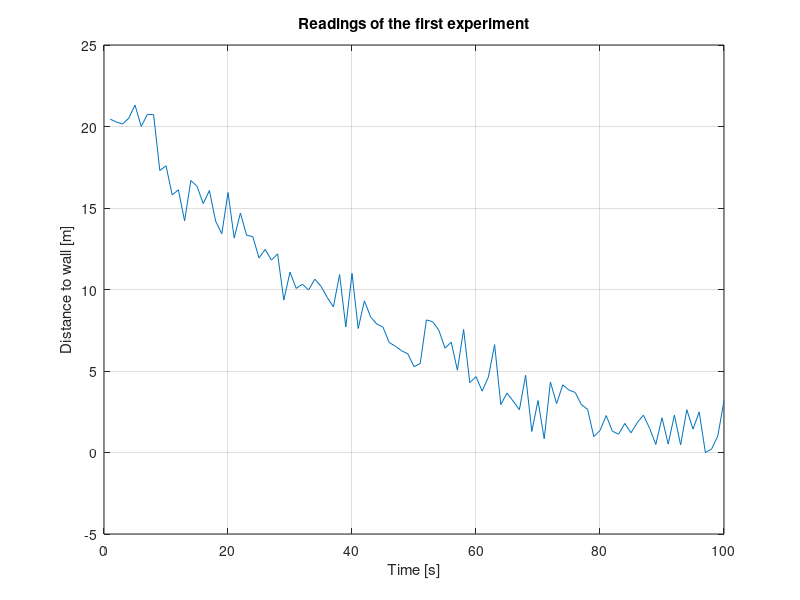
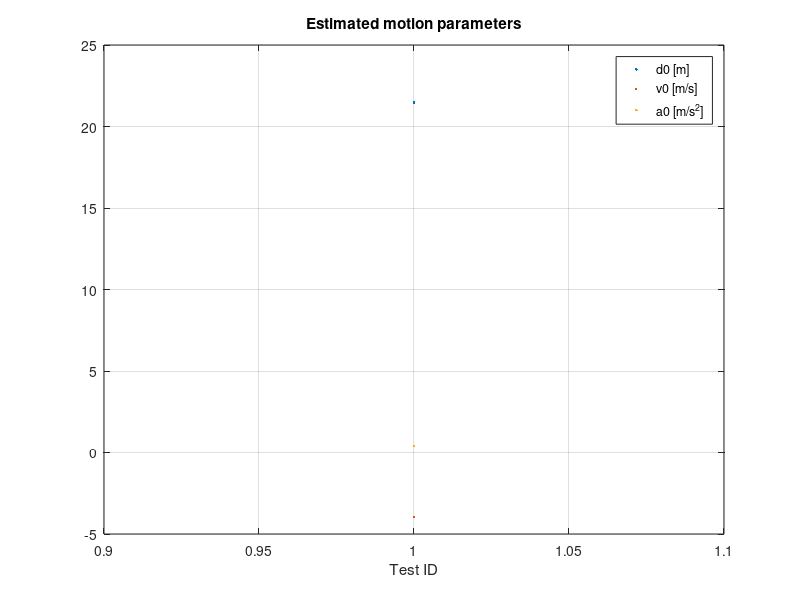
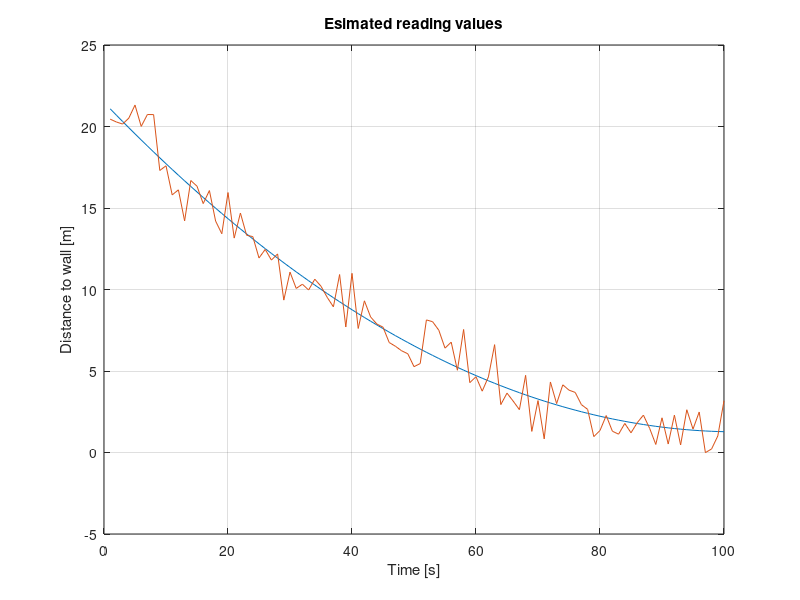

Reproduce these figures in MATLAB, in order. (Note: this script raises an error after producing the figures.)
clear
close all
clc

% Load given values
load('./test1.mat')

d=d(:,1);

% Plot given values
figure(1);
plot(d)
title('Readings of the first experiment'); grid on;
xlabel('Time [s]');ylabel('Distance to wall [m]')

% Rationale : 50 runs that gather 100 values each
% d = 100 X 50
% => G = 100 X 3
% => m =  3  X 50

m = 100; % 100 observations
n = 3; % 3 model parameters

% Create Ti, to insert in G
time = 0.1:0.1:10;

% Create matrix G
G = ones(size(d,1),3);
G(:,2) = time(:);
G(:,3) = (time(:).^2)/2;

% Calculate mL2 values
m_l2 = (G'*G)\G'*d;
% Is equivalent to m_l2 = inv(G'*G)*G'*d;

% Show mL2
figure(2);
for i = 1:3
    plot(m_l2(i,:),'.')
    hold on;
end
legend('d0 [m]','v0 [m/s]','a0 [m/s^2]','Location','best')
title('Estimated motion parameters');grid on;
xlabel('Test ID');


% Show estimated d values
figure(3);
d_est = G*m_l2;
plot(d_est)
ylim([-5 25])
hold on;
plot(d)
title('Esimated reading values');grid on;
xlabel('Time [s]');ylabel('Distance to wall [m]')

% Proof that the noise follows a standard normal distribution
figure(4);
histogram(normalize(d-d_est,'range',[0 1]),20);
title('Noise distribution');grid on;
xlabel('Value (normalised)');ylabel('Number of Ocurrences')

% Calculate p-values
figure(5);
res = d-d_est;
res_2 = res.^2;
xobs = sum(res_2,1);
p = 1-cdf('Chisquare', xobs, m-n);
histogram(p, 10);
title('P-test values distribution');
hold on;grid on;
% pd = makedist('Uniform','lower',0,'upper',1);
% plot(pd);
xlabel('Value');ylabel('Number of Ocurrences')


% Compute theoretical value of confidence interval
% cov_ml2 = cov(m_l2);
cov_ml2 = 1.*inv(G'*G);
intervals = 1.96*(diag(sqrt(cov_ml2)));

% Show confidence intervals
m_true = mean(m_l2,2);
m_limits = [m_true+intervals,m_true-intervals];
